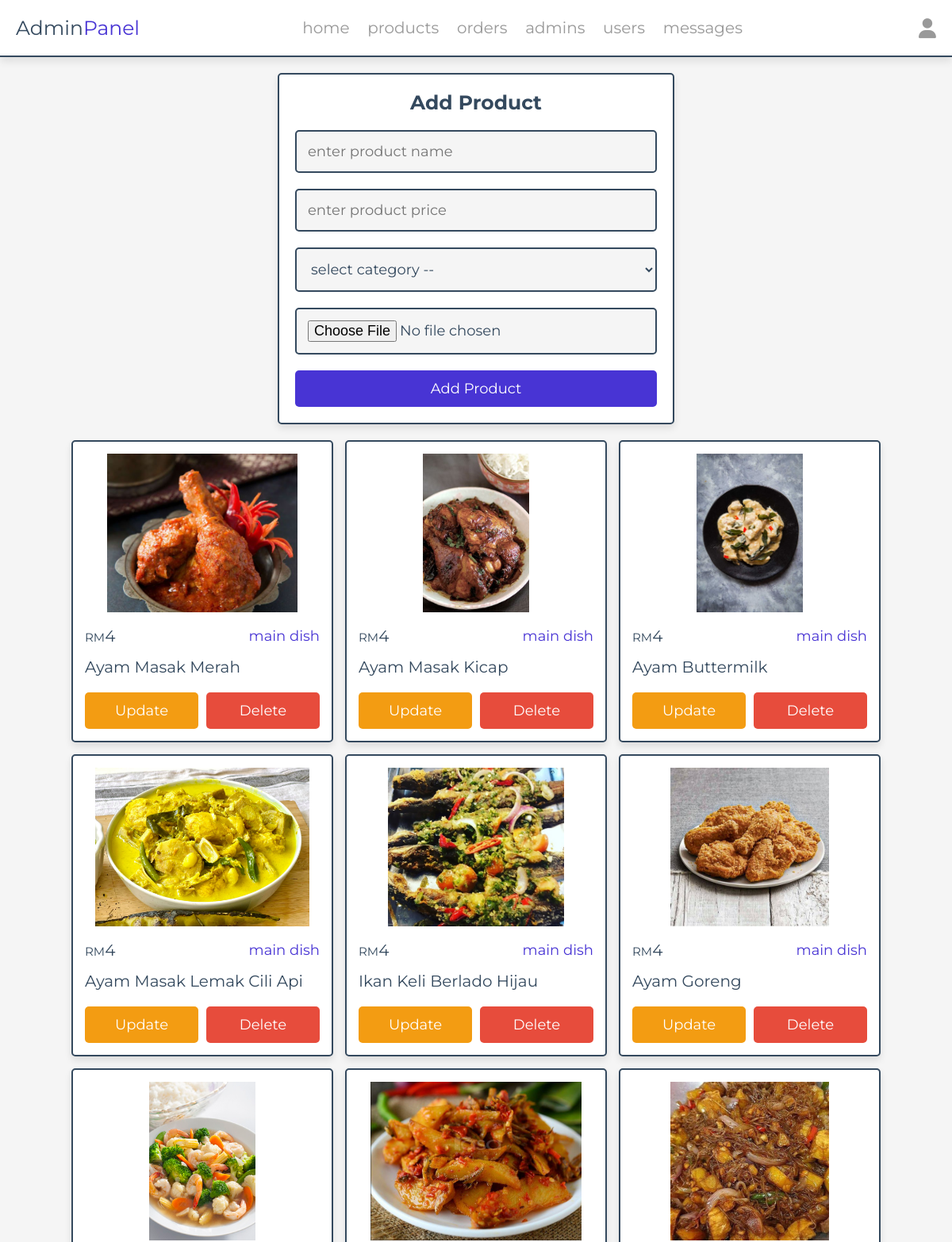
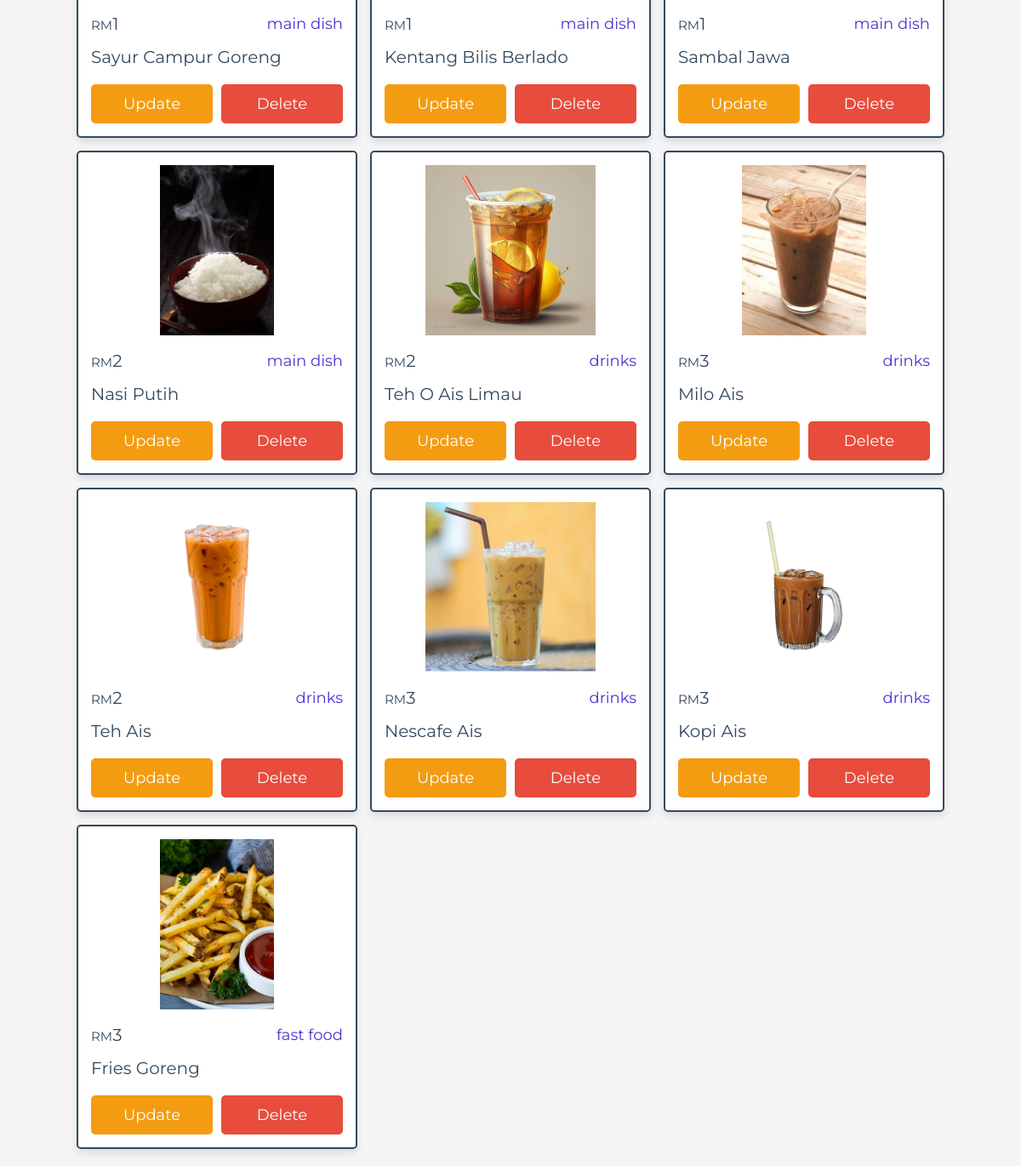
The app's page /admin/products.php (signed in) with its own data (2 pictures, top to bottom).
### tables this page shows
CREATE TABLE `products` (
  `id` int(100) NOT NULL,
  `name` varchar(100) NOT NULL,
  `category` varchar(100) NOT NULL,
  `price` int(10) NOT NULL,
  `image` varchar(100) NOT NULL
);

### admin/products.php (the view, shortened to what this page needs)
<?php
include '../components/connect.php';
?>
<!DOCTYPE html>
<html lang="en">
<head>
   <link rel="stylesheet" href="https://cdnjs.cloudflare.com/ajax/libs/font-awesome/6.1.1/css/all.min.css">
   <link rel="stylesheet" href="../css/admin_style.css">
</head>
<body>
<?php include '../components/admin_header.php' ?>
<section class="add-products">
   <form action="" method="POST" enctype="multipart/form-data">
      <h3>add product</h3>
      <input type="text" required placeholder="enter product name" name="name" maxlength="100" class="box">
      <input type="number" min="0" max="9999999999" required placeholder="enter product price" name="price" onkeypress="if(this.value.length == 10) return false;" class="box">
      <select name="category" class="box" required>
         <option value="" disabled selected>select category --</option>
      </select>
      <input type="file" name="image" class="box" accept="image/jpg, image/jpeg, image/png, image/webp" required>
      <input type="submit" value="add product" name="add_product" class="btn">
   </form>
</section>
<section class="show-products" style="padding-top: 0;">
   <div class="box-container">
   <?php
      $show_products = $conn->prepare("SELECT * FROM `products`");
      $show_products->execute();
      if($show_products->rowCount() > 0){
         while($fetch_products = $show_products->fetch(PDO::FETCH_ASSOC)){
   ?>
   <div class="box">
      <img src="../uploaded_img/<?= $fetch_products['image']; ?>" alt="">
      <div class="flex">
         <div class="price"><span>RM</span><?= $fetch_products['price']; ?><span></span></div>
         <div class="category"><?= $fetch_products['category']; ?></div>
      </div>
      <div class="name"><?= $fetch_products['name']; ?></div>
      <div class="flex-btn">
         <a href="update_product.php?update=<?= $fetch_products['id']; ?>" class="option-btn">update</a>
         <a href="products.php?delete=<?= $fetch_products['id']; ?>" class="delete-btn" onclick="return confirm('delete this product?');">delete</a>
      </div>
   </div>
   <?php
         }
      }else{
         echo '<p class="empty">no products added yet!</p>';
      }
   ?>
   </div>
</section>
</body>
</html>

### css/admin_style.css (style rules this page uses)
:root { --main-color:#4834d4; --red:#e74c3c; --orange:#f39c12; --black:#34495e; --white:#fff; --light-bg:#f5f5f5; --light-color:#999; --border:.2rem solid var(--black); --box-shadow:0 .5rem 1rem rgba(0,0,0,.1); }
* { font-family: 'Montserrat', sans-serif; margin:0; padding:0; box-sizing: border-box; text-decoration: none; outline: none; border:none; }
html { font-size: 62.5%; overflow-x: hidden; }
body { background-color: var(--light-bg); }
section { max-width: 1200px; margin:0 auto; padding:2rem; }
.btn, .delete-btn, .option-btn { display: block; margin-top: 1rem; border-radius: .5rem; cursor: pointer; width: 100%; font-size: 1.8rem; color:var(--white); padding:1.2rem 3rem; text-transform: capitalize; text-align: center; }
.btn { background-color: var(--main-color); }
.delete-btn { background-color: var(--red); }
.option-btn { background-color: var(--orange); }
.flex-btn { display: flex; gap:1rem; }
.add-products form { margin:0 auto; max-width: 50rem; background-color: var(--white); border-radius: .5rem; box-shadow: var(--box-shadow); border:var(--border); padding:2rem; text-align: center; }
.add-products form h3 { margin-bottom: 1rem; font-size: 2.5rem; color:var(--black); text-transform: capitalize; }
.add-products form .box { background-color: var(--light-bg); border:var(--border); width: 100%; padding:1.4rem; font-size: 1.8rem; color:var(--black); border-radius: .5rem; margin: 1rem 0; }
.show-products .box-container { display: grid; grid-template-columns: repeat(auto-fit, 33rem); gap:1.5rem; justify-content: center; align-items: flex-start; }
.show-products .box-container .box { background-color: var(--white); border-radius: .5rem; box-shadow: var(--box-shadow); border:var(--border); padding:1.5rem; }
.show-products .box-container .box img { width: 100%; height: 20rem; object-fit: contain; margin-bottom: 1rem; }
.show-products .box-container .box .name { font-size: 2rem; color:var(--black); padding:1rem 0; }
.show-products .box-container .box .flex { display: flex; align-items: center; gap:1rem; justify-content: space-between; }
.show-products .box-container .box .flex .category { font-size: 1.8rem; color:var(--main-color); }
.show-products .box-container .box .flex .price { font-size: 2rem; color:var(--black); margin:.5rem 0; }
.show-products .box-container .box .flex .price span { font-size: 1.5rem; }

### records on screen
products: image (picture), price "4", category "main dish", name "Ayam Masak Merah"
products: image (picture), price "4", category "main dish", name "Ayam Masak Kicap"
products: image (picture), price "4", category "main dish", name "Ayam Buttermilk"
products: image (picture), price "4", category "main dish", name "Ayam Masak Lemak Cili Api"
products: image (picture), price "4", category "main dish", name "Ikan Keli Berlado Hijau"
products: image (picture), price "4", category "main dish", name "Ayam Goreng"
products: image (picture), price "1", category "main dish", name "Sayur Campur Goreng"
products: image (picture), price "1", category "main dish", name "Kentang Bilis Berlado"
products: image (picture), price "1", category "main dish", name "Sambal Jawa"
products: image (picture), price "2", category "main dish", name "Nasi Putih"
products: image (picture), price "2", category "drinks", name "Teh O Ais Limau"
products: image (picture), price "3", category "drinks", name "Milo Ais"
products: image (picture), price "2", category "drinks", name "Teh Ais"
products: image (picture), price "3", category "drinks", name "Nescafe Ais"
products: image (picture), price "3", category "drinks", name "Kopi Ais"
products: image (picture), price "3", category "fast food", name "Fries Goreng"
